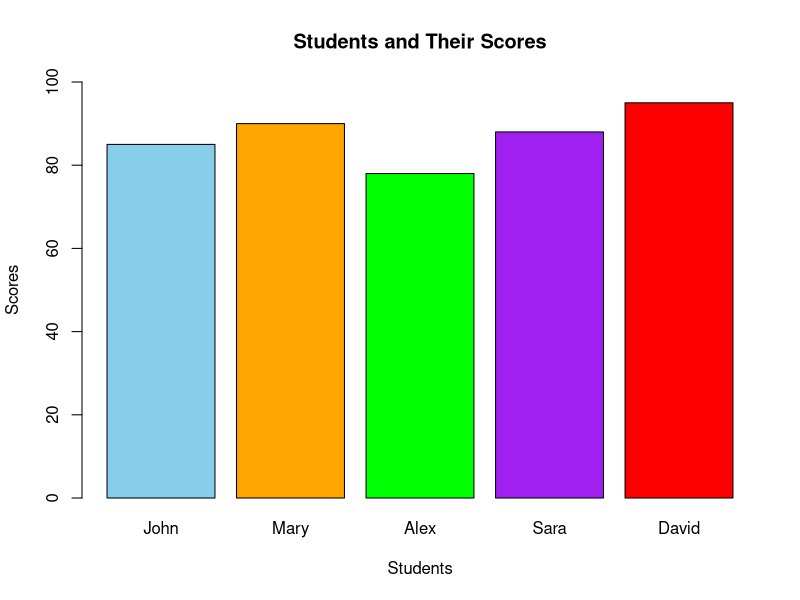

Reproduce this figure in R.
# Data for the bar graph (students and their scores)
students <- c('John', 'Mary', 'Alex', 'Sara', 'David')
scores <- c(85, 90, 78, 88, 95)

# List of colors for each bar (one color per student)
colors <- c('skyblue', 'orange', 'green', 'purple', 'red')

# Create the bar graph
barplot(scores,
        names.arg = students,
        col = colors,
        main = 'Students and Their Scores',
        xlab = 'Students',
        ylab = 'Scores',
        ylim = c(0, 100))  # Setting y-axis limit for scores out of 100

# Display the plot
